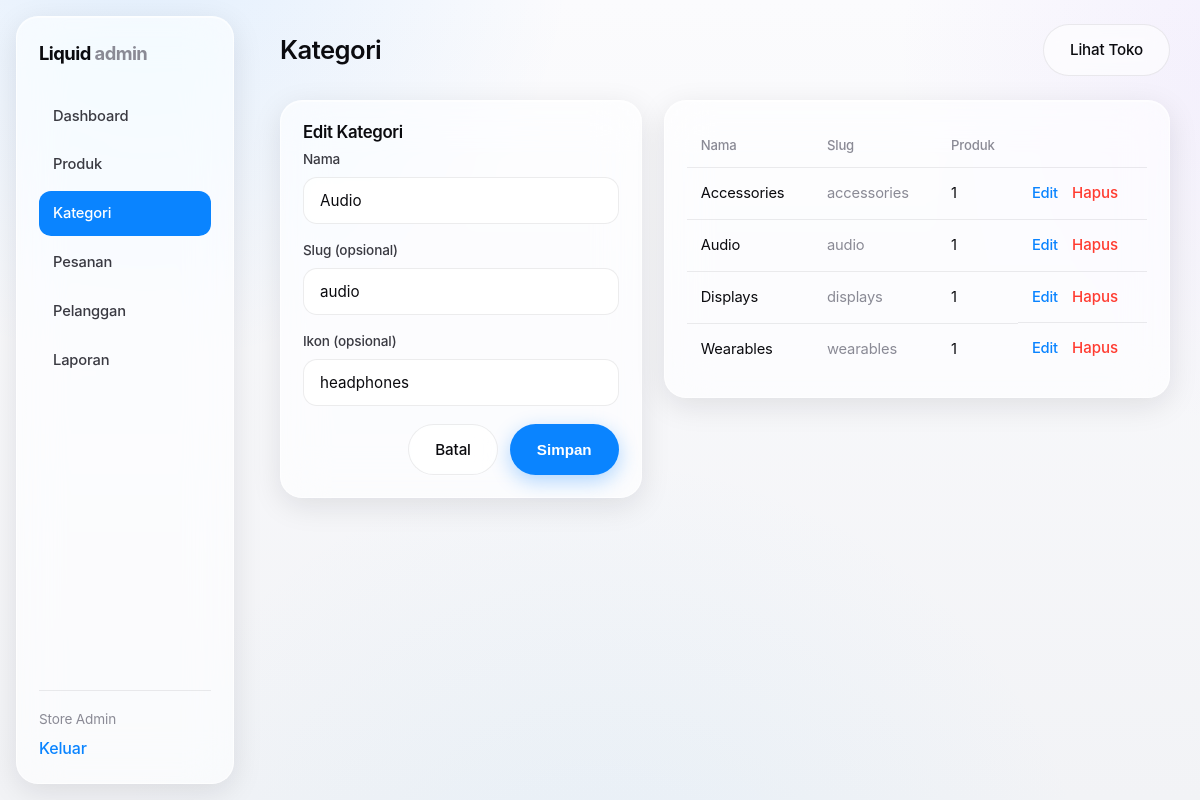
/admin/categories.php?edit=1 (signed in), run on the app's committed database.
### tables this page shows
CREATE TABLE IF NOT EXISTS `categories` (
  `id`         INT UNSIGNED NOT NULL AUTO_INCREMENT,
  `name`       VARCHAR(120) NOT NULL,
  `slug`       VARCHAR(140) NOT NULL,
  `icon`       VARCHAR(190) DEFAULT NULL,
  `created_at` DATETIME     NOT NULL DEFAULT CURRENT_TIMESTAMP,
  PRIMARY KEY (`id`),
  UNIQUE KEY `uq_categories_slug` (`slug`),
  KEY `idx_categories_name` (`name`)
);

### includes/functions.php (called while the page is built, shortened)
<?php
function e(?string $s): string
{
    return htmlspecialchars((string)$s, ENT_QUOTES | ENT_SUBSTITUTE, 'UTF-8');
}
function url(string $path = ''): string
{
    return BASE_URL . '/' . ltrim($path, '/');
}

### admin/categories.php (the view, shortened to what this page needs)
<?php
$pdo = db();
$editId = (int)($_GET['edit'] ?? 0);
$edit = ['id'=>0,'name'=>'','slug'=>'','icon'=>''];
if ($editId) {
    $s = $pdo->prepare('SELECT * FROM categories WHERE id=? LIMIT 1');
    $s->execute([$editId]);
    $edit = $s->fetch() ?: $edit;
}
$cats = $pdo->query('SELECT c.id, c.name, c.slug, c.icon, COUNT(p.id) AS product_count
    FROM categories c LEFT JOIN products p ON p.category_id = c.id
    GROUP BY c.id, c.name, c.slug, c.icon ORDER BY c.name ASC')->fetchAll();
require __DIR__ . '/includes/admin_header.php';
?>
<div class="two-col">
    <form method="post" class="panel glass form-panel">
        <h3><?= $edit['id'] ? 'Edit Kategori' : 'Kategori Baru' ?></h3>
        <div class="field"><label>Nama</label><input name="name" value="<?= e($edit['name']) ?>" required></div>
        <div class="field"><label>Slug (opsional)</label><input name="slug" value="<?= e($edit['slug']) ?>" placeholder="otomatis dari nama"></div>
        <div class="field"><label>Ikon (opsional)</label><input name="icon" value="<?= e($edit['icon'] ?? '') ?>" placeholder="mis. headphones"></div>
        <div class="form-actions">
            <?php if ($edit['id']): ?><a class="btn btn-ghost" href="<?= url('admin/categories.php') ?>">Batal</a><?php endif; ?>
            <button class="btn btn-primary" type="submit">Simpan</button>
        </div>
    </form>
    <div class="panel glass">
        <table class="table">
            <thead><tr><th>Nama</th><th>Slug</th><th>Produk</th><th></th></tr></thead>
            <tbody>
            <?php foreach ($cats as $c): ?>
                <tr>
                    <td><?= e($c['name']) ?></td>
                    <td class="muted"><?= e($c['slug']) ?></td>
                    <td><?= (int)$c['product_count'] ?></td>
                    <td class="actions-cell">
                        <a class="link" href="<?= url('admin/categories.php?edit=' . (int)$c['id']) ?>">Edit</a>
                        <form method="post" onsubmit="return confirm('Hapus kategori ini?')">
                            <button class="link danger" type="submit">Hapus</button>
                        </form>
                    </td>
                </tr>
            <?php endforeach; ?>
            </tbody>
        </table>
    </div>
</div>
<?php require __DIR__ . '/includes/admin_footer.php'; ?>

### assets/css/style.css (style rules this page uses)
:root { --bg:#f5f6f8; --surface:rgba(255,255,255,.62); --surface-solid:#ffffff; --stroke:rgba(255,255,255,.65); --hair:rgba(17,17,26,.08); --ink:#0b0b0f; --ink-2:#3a3a42; --muted:#8a8a95; --accent:#0a84ff; --accent-2:#bf9bff; --shadow-sm:0 1px 2px rgba(16,18,27,.04), 0 4px 16px rgba(16,18,27,.06); --shadow-md:0 8px 30px rgba(16,18,27,.10); --shadow-lg:0 20px 60px rgba(16,18,27,.14); --radius:22px; --radius-sm:14px; --radius-pill:999px; --blur:22px; --maxw:1180px; --sf:-apple-system,BlinkMacSystemFont,"SF Pro Display","SF Pro Text","Segoe UI",Inter,Roboto,Helvetica,Arial,sans-serif; }
* { box-sizing:border-box }
html { -webkit-text-size-adjust:100% }
body { margin:0;font-family:var(--sf);color:var(--ink); background:var(--bg); line-height:1.55;-webkit-font-smoothing:antialiased;text-rendering:optimizeLegibility; letter-spacing:-0.01em;overflow-x:hidden; }
a { color:inherit;text-decoration:none }
h1,h2,h3 { margin:0 0 .4em;font-weight:600;letter-spacing:-0.02em;line-height:1.15 }
h3 { font-size:1.05rem }
.muted { color:var(--muted) }
.glass { background:var(--surface); -webkit-backdrop-filter:blur(var(--blur)) saturate(180%); backdrop-filter:blur(var(--blur)) saturate(180%); border:1px solid var(--stroke); box-shadow:var(--shadow-md), inset 0 1px 0 rgba(255,255,255,.55); border-radius:var(--radius); }
.btn { display:inline-flex;align-items:center;justify-content:center;gap:.5em; padding:13px 26px;border-radius:var(--radius-pill);font-size:.95rem;font-weight:550; border:1px solid transparent;cursor:pointer;transition:transform .18s ease, box-shadow .25s ease, background .25s; white-space:nowrap; }
.btn-primary { background:var(--accent);color:#fff;box-shadow:0 6px 20px rgba(10,132,255,.32) }
.btn-ghost { background:rgba(255,255,255,.6);border:1px solid var(--hair);color:var(--ink);-webkit-backdrop-filter:blur(10px);backdrop-filter:blur(10px) }
.link { color:var(--accent);font-weight:500;transition:opacity .2s }
.link.danger { color:#ff3b30;background:none;border:none;cursor:pointer;font-size:.94rem;font-family:inherit;padding:0 }
.field { margin-bottom:16px;display:flex;flex-direction:column;gap:7px }
.field label { font-size:.85rem;color:var(--ink-2);font-weight:500 }
.field input,.field textarea,.field select,.lookup input,.search-inline input,.sort select { width:100%;padding:13px 16px;border-radius:var(--radius-sm); border:1px solid var(--hair);background:rgba(255,255,255,.7); font-family:inherit;font-size:.95rem;color:var(--ink);transition:border .2s, box-shadow .2s, background .2s; -webkit-backdrop-filter:blur(8px);backdrop-filter:blur(8px); }
.admin { background:var(--bg) }
.panel { padding:22px;margin-bottom:22px }
.table { width:100%;border-collapse:collapse;font-size:.92rem }
.table th { text-align:left;padding:12px 14px;color:var(--muted);font-weight:500;font-size:.82rem;border-bottom:1px solid var(--hair) }
.table td { padding:14px;border-bottom:1px solid var(--hair);vertical-align:middle }
.table tr:last-child td { border-bottom:none }
.actions-cell { display:flex;gap:14px;align-items:center }
.actions-cell form { margin:0 }
.two-col { display:grid;grid-template-columns:1fr 1.4fr;gap:22px;align-items:start }
.form-panel .form-actions { display:flex;gap:12px;justify-content:flex-end;margin-top:18px }

### data on the page
categories: name "Audio", slug "audio", icon "headphones", product_count "1"
categories: name "Accessories", slug "accessories", product_count "1"
categories: name "Displays", slug "displays", product_count "1"
categories: name "Wearables", slug "wearables", product_count "1"

### other printed values
setting('store_name', 'Liquid') "Liquid"
admin()['name'] "Store Admin"
$pageTitle "Kategori"
